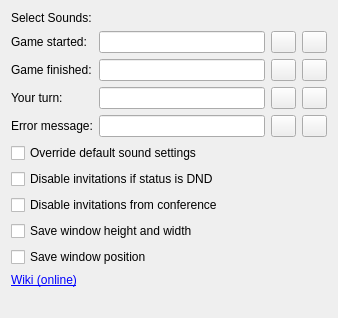
<?xml version="1.0" encoding="UTF-8"?>
<ui version="4.0">
 <class>options</class>
 <widget class="QWidget" name="options">
  <property name="geometry">
   <rect>
    <x>0</x>
    <y>0</y>
    <width>338</width>
    <height>318</height>
   </rect>
  </property>
  <property name="windowTitle">
   <string>Form</string>
  </property>
  <layout class="QVBoxLayout" name="verticalLayout_2">
   <item>
    <widget class="QLabel" name="label_5">
     <property name="text">
      <string>Select Sounds:</string>
     </property>
    </widget>
   </item>
   <item>
    <layout class="QHBoxLayout" name="horizontalLayout">
     <item>
      <layout class="QVBoxLayout" name="verticalLayout">
       <item>
        <widget class="QLabel" name="label">
         <property name="text">
          <string>Game started:</string>
         </property>
        </widget>
       </item>
       <item>
        <widget class="QLabel" name="label_2">
         <property name="text">
          <string>Game finished:</string>
         </property>
        </widget>
       </item>
       <item>
        <widget class="QLabel" name="label_3">
         <property name="text">
          <string>Your turn:</string>
         </property>
        </widget>
       </item>
       <item>
        <widget class="QLabel" name="label_4">
         <property name="text">
          <string>Error message:</string>
         </property>
        </widget>
       </item>
      </layout>
     </item>
     <item>
      <layout class="QGridLayout" name="gridLayout">
       <item row="0" column="0">
        <widget class="QLineEdit" name="le_start">
         <property name="sizePolicy">
          <sizepolicy hsizetype="MinimumExpanding" vsizetype="Fixed">
           <horstretch>0</horstretch>
           <verstretch>0</verstretch>
          </sizepolicy>
         </property>
        </widget>
       </item>
       <item row="0" column="1">
        <widget class="QPushButton" name="select_start">
         <property name="maximumSize">
          <size>
           <width>25</width>
           <height>25</height>
          </size>
         </property>
         <property name="text">
          <string/>
         </property>
        </widget>
       </item>
       <item row="0" column="2">
        <widget class="QPushButton" name="play_start">
         <property name="maximumSize">
          <size>
           <width>25</width>
           <height>25</height>
          </size>
         </property>
         <property name="text">
          <string/>
         </property>
        </widget>
       </item>
       <item row="1" column="0">
        <widget class="QLineEdit" name="le_finish">
         <property name="sizePolicy">
          <sizepolicy hsizetype="MinimumExpanding" vsizetype="Fixed">
           <horstretch>0</horstretch>
           <verstretch>0</verstretch>
          </sizepolicy>
         </property>
        </widget>
       </item>
       <item row="1" column="1">
        <widget class="QPushButton" name="select_finish">
         <property name="maximumSize">
          <size>
           <width>25</width>
           <height>25</height>
          </size>
         </property>
         <property name="text">
          <string/>
         </property>
        </widget>
       </item>
       <item row="1" column="2">
        <widget class="QPushButton" name="play_finish">
         <property name="maximumSize">
          <size>
           <width>25</width>
           <height>25</height>
          </size>
         </property>
         <property name="text">
          <string/>
         </property>
        </widget>
       </item>
       <item row="2" column="0">
        <widget class="QLineEdit" name="le_move">
         <property name="sizePolicy">
          <sizepolicy hsizetype="MinimumExpanding" vsizetype="Fixed">
           <horstretch>0</horstretch>
           <verstretch>0</verstretch>
          </sizepolicy>
         </property>
        </widget>
       </item>
       <item row="2" column="1">
        <widget class="QPushButton" name="select_move">
         <property name="maximumSize">
          <size>
           <width>25</width>
           <height>25</height>
          </size>
         </property>
         <property name="text">
          <string/>
         </property>
        </widget>
       </item>
       <item row="2" column="2">
        <widget class="QPushButton" name="play_move">
         <property name="maximumSize">
          <size>
           <width>25</width>
           <height>25</height>
          </size>
         </property>
         <property name="text">
          <string/>
         </property>
        </widget>
       </item>
       <item row="3" column="0">
        <widget class="QLineEdit" name="le_error">
         <property name="sizePolicy">
          <sizepolicy hsizetype="MinimumExpanding" vsizetype="Fixed">
           <horstretch>0</horstretch>
           <verstretch>0</verstretch>
          </sizepolicy>
         </property>
        </widget>
       </item>
       <item row="3" column="1">
        <widget class="QPushButton" name="select_error">
         <property name="maximumSize">
          <size>
           <width>25</width>
           <height>25</height>
          </size>
         </property>
         <property name="text">
          <string/>
         </property>
        </widget>
       </item>
       <item row="3" column="2">
        <widget class="QPushButton" name="play_error">
         <property name="maximumSize">
          <size>
           <width>25</width>
           <height>25</height>
          </size>
         </property>
         <property name="text">
          <string/>
         </property>
        </widget>
       </item>
      </layout>
     </item>
    </layout>
   </item>
   <item>
    <widget class="QCheckBox" name="cb_sound_override">
     <property name="toolTip">
      <string>If checked, the sound will always enabled (or disabled)</string>
     </property>
     <property name="text">
      <string>Override default sound settings</string>
     </property>
    </widget>
   </item>
   <item>
    <widget class="QCheckBox" name="cb_disable_dnd">
     <property name="text">
      <string>Disable invitations if status is DND</string>
     </property>
    </widget>
   </item>
   <item>
    <widget class="QCheckBox" name="cb_disable_conf">
     <property name="text">
      <string>Disable invitations from conference</string>
     </property>
    </widget>
   </item>
   <item>
    <widget class="QCheckBox" name="cb_save_w_h">
     <property name="text">
      <string>Save window height and width</string>
     </property>
    </widget>
   </item>
   <item>
    <widget class="QCheckBox" name="cb_save_pos">
     <property name="text">
      <string>Save window position</string>
     </property>
    </widget>
   </item>
   <item>
    <widget class="QLabel" name="label_6">
     <property name="toolTip">
      <string notr="true">https://psi-plus.com/wiki/plugins#battleship_game_plugin</string>
     </property>
     <property name="text">
      <string>&lt;a href=&quot;https://psi-plus.com/wiki/plugins#battleship_game_plugin&quot;&gt;Wiki (online)&lt;/a&gt;</string>
     </property>
     <property name="openExternalLinks">
      <bool>true</bool>
     </property>
    </widget>
   </item>
   <item>
    <spacer name="verticalSpacer">
     <property name="orientation">
      <enum>Qt::Vertical</enum>
     </property>
     <property name="sizeHint" stdset="0">
      <size>
       <width>20</width>
       <height>0</height>
      </size>
     </property>
    </spacer>
   </item>
  </layout>
 </widget>
 <tabstops>
  <tabstop>le_start</tabstop>
  <tabstop>select_start</tabstop>
  <tabstop>play_start</tabstop>
  <tabstop>le_finish</tabstop>
  <tabstop>select_finish</tabstop>
  <tabstop>play_finish</tabstop>
  <tabstop>le_move</tabstop>
  <tabstop>select_move</tabstop>
  <tabstop>play_move</tabstop>
  <tabstop>le_error</tabstop>
  <tabstop>select_error</tabstop>
  <tabstop>play_error</tabstop>
  <tabstop>cb_sound_override</tabstop>
  <tabstop>cb_disable_dnd</tabstop>
  <tabstop>cb_disable_conf</tabstop>
  <tabstop>cb_save_w_h</tabstop>
  <tabstop>cb_save_pos</tabstop>
 </tabstops>
 <resources/>
 <connections/>
</ui>
